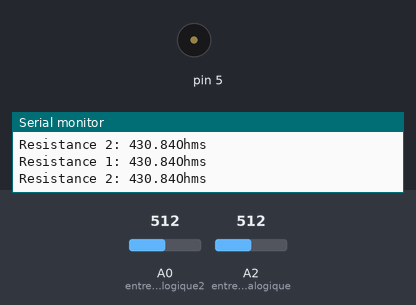
This sketch was run on a simulated Arduino Uno, built with avr-gcc and run on an emulated ATmega328P. On the bench: buzzer (waves = sounding), the last lines printed to the serial monitor. Inputs (shaded band) come from the test bench; at power-on: A0 (entreeAnalogique2) = 512, A2 (entreeAnalogique) = 512.

Above: at 1.2 s.
1.3 s: A0 (entreeAnalogique2) set to 633
2.8 s: A0 (entreeAnalogique2) set to 667
At 3.4 s:
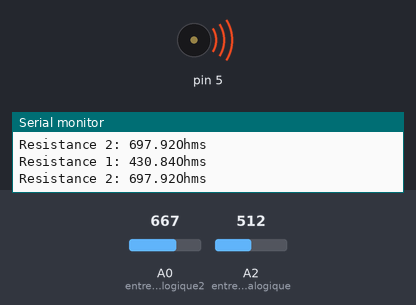
5.8 s: A2 (entreeAnalogique) set to 1023
8.8 s: A0 (entreeAnalogique2) set to 1023
At 8.8 s:
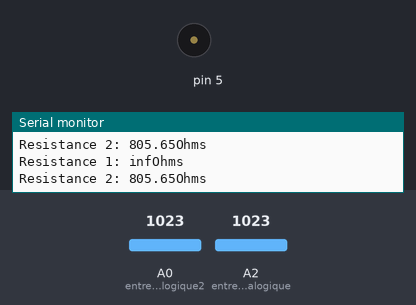
10.3 s: A0 (entreeAnalogique2) set to 511
At 10.9 s:
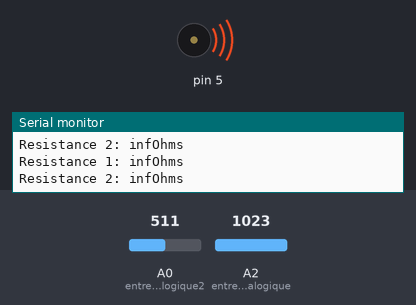
13.3 s: A2 (entreeAnalogique) set to 940
Timing chart, 0 to 17.3 s (numbered marks = the images above; inputs shaded):
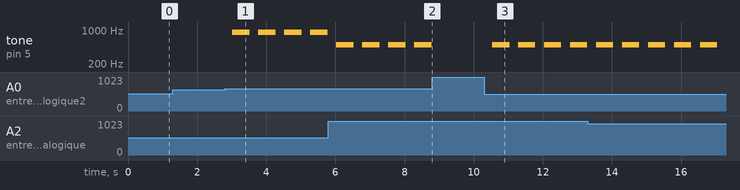

Measured:
- the behaviour switches between 650 and 651 on A0 (entreeAnalogique2) (found by bisection; images 0 and 1)
- after the input at 2.8 s, tone on pin 5: alternates 900 Hz for 0.50 s and silent for 0.25 s, starting after 0.22 s
- after the input at 8.8 s, tone on pin 5: stops changing and stays silent
- after the input at 10.3 s, tone on pin 5: alternates 500 Hz for 0.50 s and silent for 0.25 s, starting after 0.24 s

The sketch:

CodeOK_Gant.ino
```cpp
int entreeAnalogique = 2;
int entreeAnalogique2 = 14;


#define R1 430.0F

void setup()
{
pinMode(5, OUTPUT);

Serial.begin(115200);
}


void loop()
{


float valeurLue = (float)analogRead(entreeAnalogique);
float valeurLue2 = (float)analogRead(entreeAnalogique2);


float resistanceLue = (valeurLue * R1) / (1023.0F - valeurLue);
float resistanceLue2 = (valeurLue2 * R1) / (1023.0F - valeurLue2);


if(abs(resistanceLue) < 950 && abs(resistanceLue2) > 750){
  tone(5, 900);
  delay(500);
  noTone(5);
}


if(abs(resistanceLue2) <810 && abs(resistanceLue) > 950){
  tone(5, 500);
  delay(500);
  noTone(5);
}


Serial.print("Resistance 1: ");
Serial.print(abs(resistanceLue));
Serial.println("Ohms");

Serial.print("Resistance 2: ");
Serial.print(abs(resistanceLue2));
Serial.println("Ohms");


delay(250);
}
```
